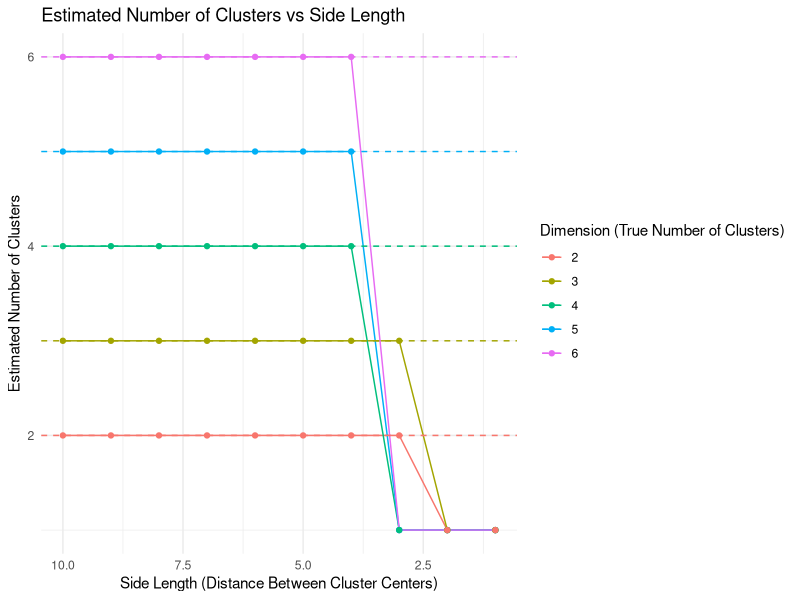

The R script that drew this image:
library(tidyverse)
results_df <- read_csv("derived_data/task1_results.csv")

p <- ggplot(results_df, aes(x = side_length, y = estimated_clusters, color = factor(dimension))) +
  geom_line() +
  geom_point() +
  geom_hline(aes(yintercept = dimension, color = factor(dimension)), linetype = "dashed") +
  scale_x_reverse() +
  labs(title = "Estimated Number of Clusters vs Side Length",
       x = "Side Length (Distance Between Cluster Centers)",
       y = "Estimated Number of Clusters",
       color = "Dimension (True Number of Clusters)") +
  theme_minimal()

ggsave("figures/task1_plot.png", plot = p, width = 7, height = 5)